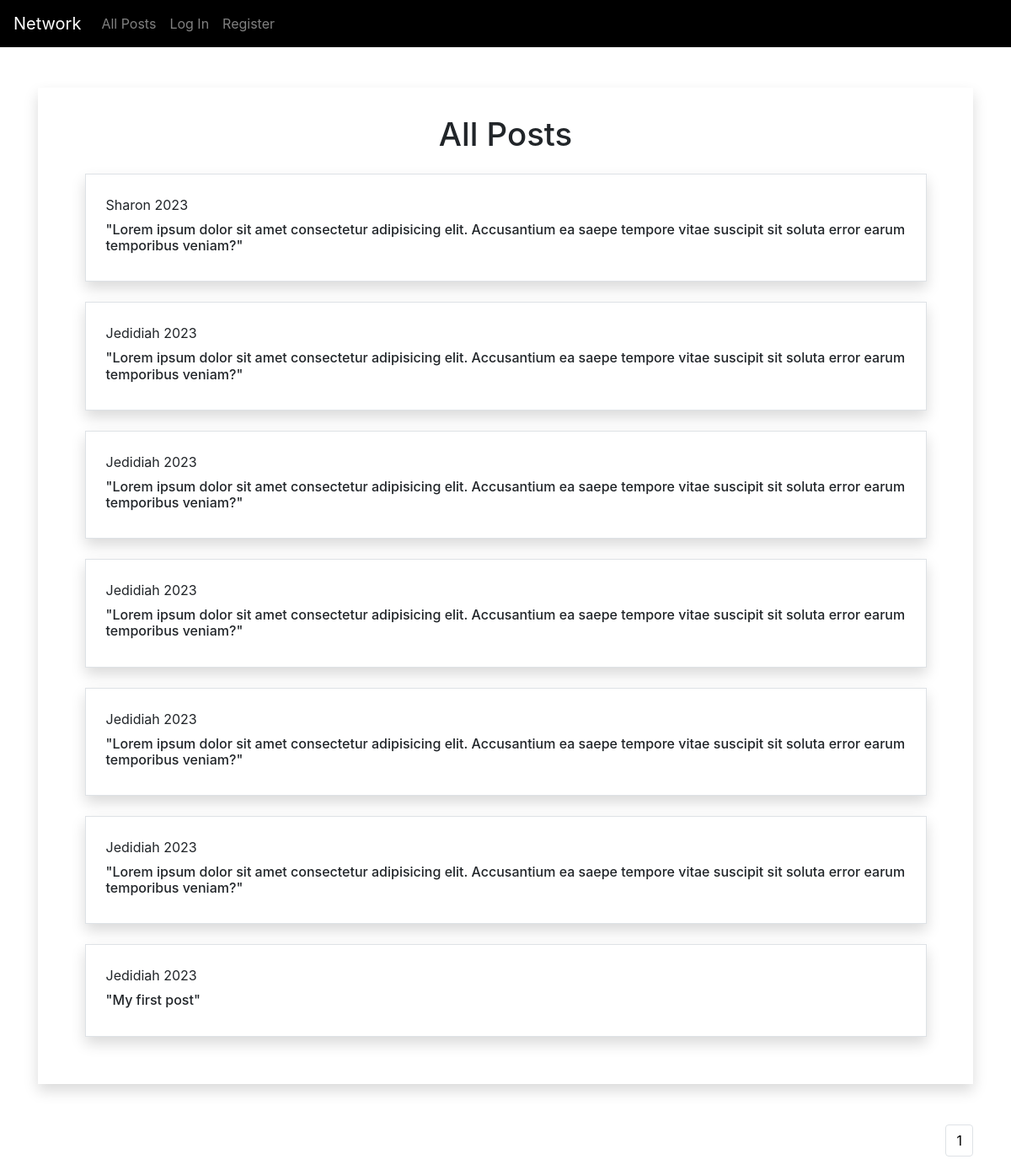
The page / on the database its author committed.
### network/models.py (models this page shows, shortened)
class POST(models.Model):
    USERNAME = models.ForeignKey('User',on_delete=models.CASCADE, related_name="userpost")
    POST = models.CharField(max_length = 10000)
    TIMESTAMP = models.DateTimeField(auto_now_add=True)
    LIKES = models.ManyToManyField("User", related_name="No_likes",blank=True)

class User(AbstractUser):
    pass

### network/views.py (the view)
# urls.py: path("", views.index, name="index"),
def index(request):
    if request.method == 'POST':
        post = request.POST['post']
        if post != "":
            post_save = POST.objects.create(USERNAME = request.user,POST=post)
            post_save.save()
            return HttpResponseRedirect(reverse('index'))
    posts = POST.objects.order_by('-id').all()
    paginator = Paginator(posts,10)
    page_number = request.GET.get('page')
    page_obj = paginator.get_page(page_number)
    return render(request,'network/index.html',{'page_obj':page_obj})

### network/templates/network/index.html (shortened to what this page needs)
{% extends "network/layout.html" %}
{% block body %}
    <div class="postbody  my-5 shadow shadow-md">
        <h4>All Posts</h4>
            <div class=" my-3" >
                    {% for post in page_obj %}
                        <div class="postss p-4 my-4 border shadow shadow-md">
                            {% if request.user.is_authenticated %}
                                <a href="/Profile/{{post.USERNAME}}">{{post.USERNAME}}</a> <span class=" spantimestamp ms-4"> {{post.TIMESTAMP}}</span>
                            {% else %}
                                {{post.USERNAME}} <span class="ms-4"> {{post.TIMESTAMP|date:"Y"}}</span>
                            {% endif %}
                            <div class="my-2 mt-0">
                                <h6>"{{post.POST}}"</h6>
                            </div>
                        </div>
                    {% empty %}
                        <p>No post</p>
                    {% endfor %}
            </div>
    </div>
    <div style="display: flex;justify-content: flex-end">
        <nav aria-label="...">
            <ul class="pagination">
                <li  class="page-item"><a   class="page-link" href="?page=1">1</a></li>
            </ul>
        </nav>
    </div>
{% endblock %}

### network/static/network/styles.css (style rules this page uses)
.postss { width: 90%; margin: 0 auto }
h4 { text-align: center; font-size: 2.4rem }
.postbody { padding: 2em 0 }
.page-link { color: black }

### rows shown on the page
POST: USERNAME "Sharon", TIMESTAMP "2023", POST "Lorem ipsum dolor sit amet consectetur adipisicing elit. Accusantium ea saepe tempore vitae suscipit sit soluta error earum temporibus veniam?"
POST: USERNAME "Jedidiah", TIMESTAMP "2023", POST "Lorem ipsum dolor sit amet consectetur adipisicing elit. Accusantium ea saepe tempore vitae suscipit sit soluta error earum temporibus veniam?"
POST: USERNAME "Jedidiah", TIMESTAMP "2023", POST "Lorem ipsum dolor sit amet consectetur adipisicing elit. Accusantium ea saepe tempore vitae suscipit sit soluta error earum temporibus veniam?"
POST: USERNAME "Jedidiah", TIMESTAMP "2023", POST "Lorem ipsum dolor sit amet consectetur adipisicing elit. Accusantium ea saepe tempore vitae suscipit sit soluta error earum temporibus veniam?"
POST: USERNAME "Jedidiah", TIMESTAMP "2023", POST "Lorem ipsum dolor sit amet consectetur adipisicing elit. Accusantium ea saepe tempore vitae suscipit sit soluta error earum temporibus veniam?"
POST: USERNAME "Jedidiah", TIMESTAMP "2023", POST "Lorem ipsum dolor sit amet consectetur adipisicing elit. Accusantium ea saepe tempore vitae suscipit sit soluta error earum temporibus veniam?"
POST: USERNAME "Jedidiah", TIMESTAMP "2023", POST "My first post"
